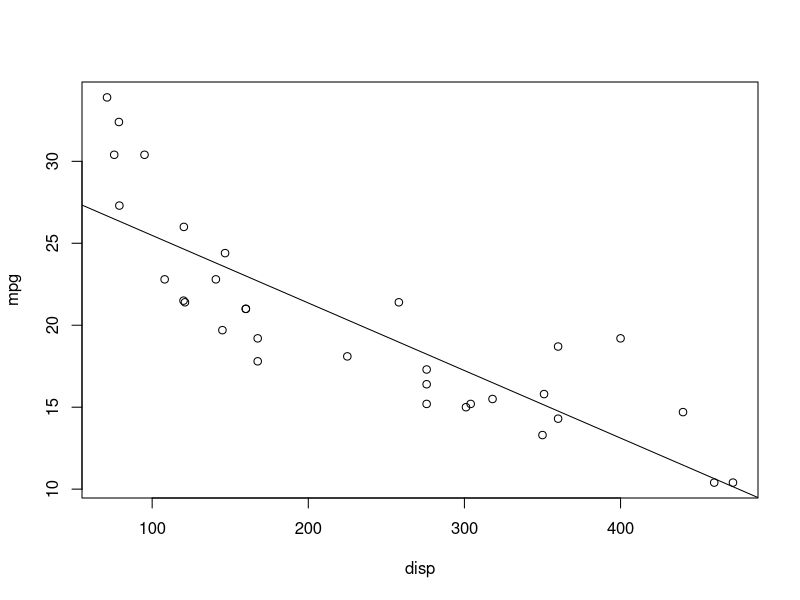
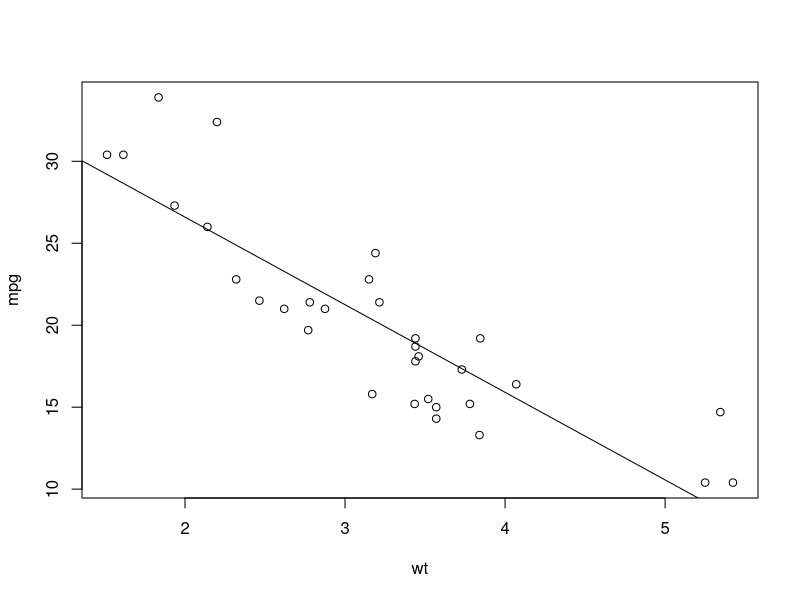
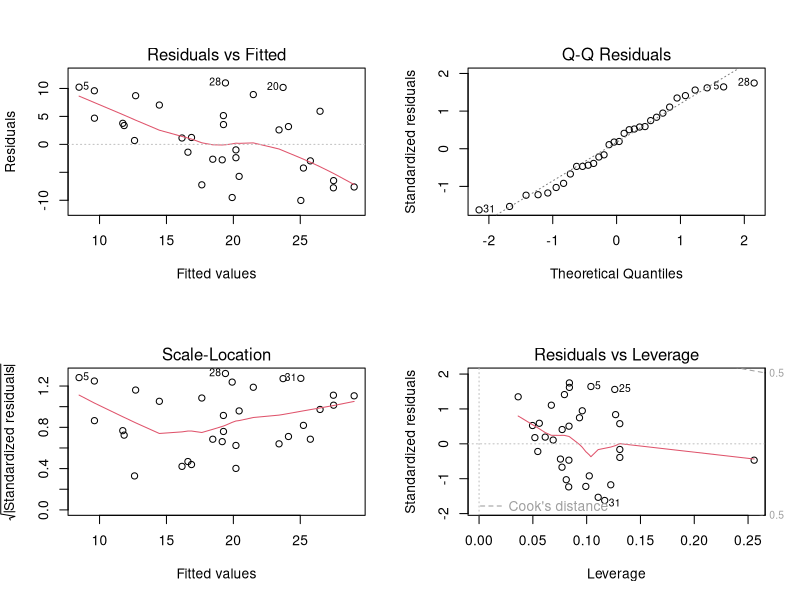
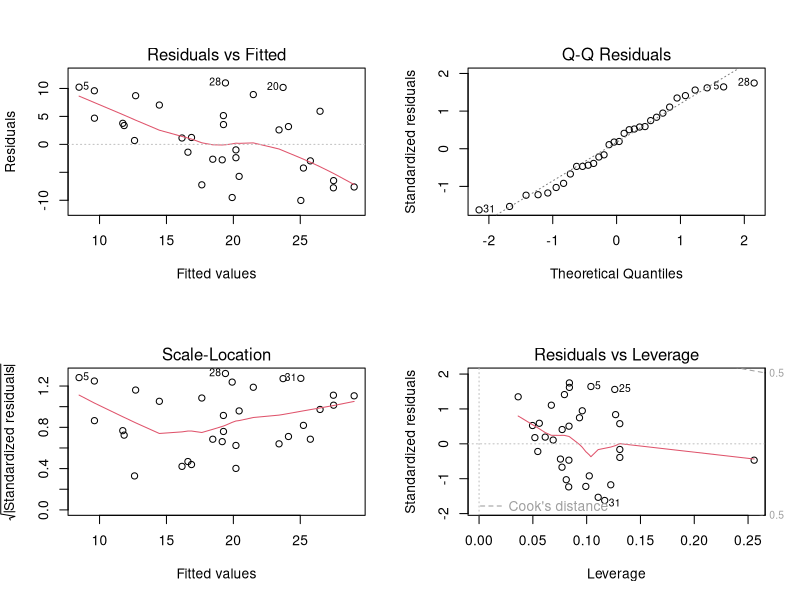

The R script that drew these images, in order:
## ---- chunk 1
library(data.table)
attach(mtcars)
mtcars <- as.data.table(mtcars)
levels(mtcars$am)
mtcars$am <- factor(mtcars$am, labels = c("auto", "man"))
str(mtcars)
## ---- chunk 2
plot(disp, mpg)
abline(lm(mpg ~ disp))
## ---- chunk 3
plot(wt, mpg)
abline(lm(mpg ~ wt))
## ---- chunk 4
fit_reas <- lm(mpg ~ disp + wt + am - 1)
summary(fit_reas)
## ---- chunk 5
par(mfrow = c(2,2))
plot(fit_reas)
## ---- chunk 6
fit_am <- lm(mpg ~ am)
summary(fit_am)
## ---- chunk 7
par(mfrow = c(2,2))
plot(fit_reas)
## ---- chunk 8
t.test(mpg ~ am, mtcars)
